Frame 1 (no input): blank canvas, image omitted
Frame 60 (no input): blank canvas, image omitted
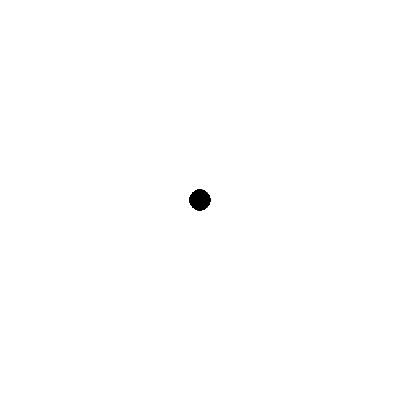
Frame 120 (the mouse pressed at the canvas centre since frame 60)

The p5.js sketch whose frames 1 and 60 were blank and that drew this single picture after the mouse press (run headless with seeded random() and noise() and a simulated clock; from frame 60 on, the mouse is pressed at the canvas centre):

// p5.js sketch
// ── sketch.js
var points = [];

function setup()
{
  createCanvas(400, 400);
}

function draw()
{
  background(255);
  fill(0);
  drawPoints();
  checkDraw();
}

function clearCanvas()
{
  points = [];
}


function drawPoints()
{
  for(i=0; i<points.length; i++)
  {
    ellipse(points[i][0], points[i][1], 20, 20);
  }
}


function checkDraw()
{
  if (mouseIsPressed)
  {
    points.push([mouseX, mouseY]);
  }
}
